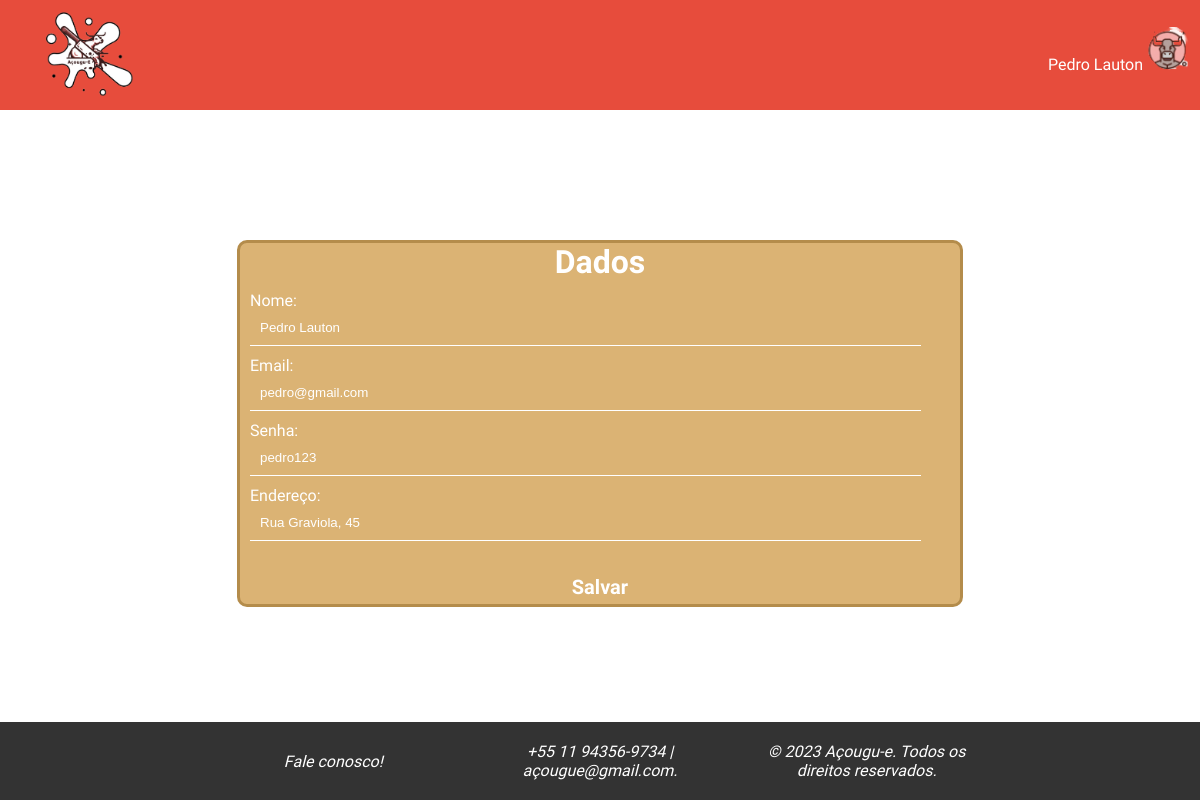
The app's page /php/php_usuario/dados.php (signed in) with its own data.
### tables this page shows
CREATE TABLE `clientes` (
  `ClienteId` int(11) NOT NULL,
  `Nome` varchar(150) NOT NULL,
  `Email` varchar(100) NOT NULL,
  `Senha` char(64) NOT NULL,
  `Endereco` varchar(300) NOT NULL
);

### includes/Usuario.class.php (called while the page is built, shortened)
<?php
class Usuario {
    public function logged($id, $tipoUsuario)
    {
        global $pdo;
        $tabela = ($tipoUsuario == 'cliente') ? 'clientes' : 'administradores';
        $colunaId = ($tipoUsuario == 'cliente') ? 'ClienteId' : 'AdmId';
        $sql = "SELECT Nome FROM $tabela WHERE $colunaId = :id";
        $stmt = $pdo->prepare($sql);
        $stmt->bindValue(":id", $id);
        $stmt->execute();
        return $stmt->fetch(PDO::FETCH_ASSOC);
    }
}
?>

### includes/verifica.php (called while the page is built)
<?php
require 'config.php';
if (isset($_SESSION['tipo_usuario']) && !empty($_SESSION['tipo_usuario'])) {
    require_once 'Usuario.class.php';
    $u = new Usuario();
    if ($_SESSION['tipo_usuario'] == 'cliente') {
        if (isset($_SESSION['idcli']) && !empty($_SESSION['idcli'])) {
            $listLogged = $u->logged($_SESSION['idcli'], $_SESSION['tipo_usuario']);
            $nomeUsu = isset($listLogged['Nome']) ? $listLogged['Nome'] : null;
        } else {
            header("Location: login.php");
            exit();
        }
    } elseif ($_SESSION['tipo_usuario'] == 'administrador') {
        $listAdmin = $u->logged($_SESSION['id_admin'], $_SESSION['tipo_usuario']);
        $nomeUsu = is_array($listAdmin) ? $listAdmin['Nome'] : null;
    } else {
        header("Location: login.php");
        exit();
    }
} else {
    header("Location: ../../php_entrada/login.php");
    exit();
}
?>

### php/php_usuario/dados.php (the view, shortened to what this page needs)
<?php
    require '../../includes/verifica.php';
    if (isset($_SESSION['idcli']) && !empty($_SESSION['idcli'])):
        $codigoUsuario = $_SESSION['idcli'];
        $consultaUsuario = $pdo->prepare('SELECT * FROM clientes WHERE ClienteId = :code');
        $consultaUsuario->bindValue(':code', $codigoUsuario);
        $consultaUsuario->execute();
        $linhaUsuario = $consultaUsuario->fetch(PDO::FETCH_ASSOC);
?>
<!DOCTYPE html>
<html lang="pt-br">
<head>
    <link rel="stylesheet" href="../../style/css_usuario/css-dados.css">
</head>
<body>
    <?php include_once "nav_usuario.php"; ?>
    <main>
        <div class="formulario">
            <h1>Dados</h1>
            <form action="dados_action.php" method="post">
                <div class="formulario_campos">
                    <label for="nome">Nome: </label><br>
                    <input type="text" name="txtnome" id="nome" value="<?php echo $linhaUsuario['Nome']; ?>" required>
                </div>
                <div class="formulario_campos">
                    <label for="email">Email: </label><br>
                    <input type="email" name="txtemail" id="email" value="<?php echo $linhaUsuario['Email']; ?>" required>
                </div>
                <div class="formulario_campos">
                    <label for="senha">Senha: </label><br>
                    <input type="text" name="txtsenha" id="senha" required value="<?php echo $linhaUsuario['Senha']; ?>" required>
                </div>
                <div class="formulario_campos">
                    <label for="endereco">Endereço: </label><br>
                    <input type="text" name="txtendereco" id="endereco" value="<?php echo $linhaUsuario['Endereco']; ?>" required>
                </div>
                <br>
                <button type="submit" class="btn" name="btnalterar"><b>Salvar</b></button>
            </form>
        </div>
    </main>
    <?php include_once "footer_usuario.php"; ?>
</body>
</html>
<?php
    else:
        header("Location: ../../index.php");
        exit();
    endif;
?>

### php/php_usuario/nav_usuario.php (shortened to what this page needs)
<!DOCTYPE html>
<html lang="pt-br">
<head>
    <link rel="stylesheet" href="../../style/css_usuario/css-nav_usuario.css">
</head>
<body>
    <nav>
        <div class="nav">
            <a href="../../index.php"><img src="../../img/logo.png" alt="Logo Açougu-E"></a>
            <p id="nav_usuario"><?php echo $nomeUsu; ?><img src="../../img/logo_usuario.png" alt="Logo usuário" id="nav_menu_li_img"></p>
        </div>
    </nav>
<body>
</html>

### style/css_usuario/css-dados.css (style rules this page uses)
* { margin: 0; padding: 0; }
body { font-family: 'Playpen Sans', sans-serif; box-sizing: border-box; width: 100%; height: 100%; text-align: center; }
main { padding-top: 110px; padding-bottom: 25px; display: flex; justify-content: center; }
.formulario { width: 60%; background-color: #DBB374; margin: auto; text-align: center; border-radius: 10px; border-style: solid; border-color: #b48c4b; bottom: 0; }
.formulario_campos { text-align: left; margin: 10px; color: white; }
.formulario_campos input { border: none; outline: none; background: none; border-bottom: 1px solid #FFF; padding: 10px; width: 93%; }
h1 { color: white; }
.btn { font-family: 'Playpen Sans', sans-serif; background: none; border: none; color: #FFF; cursor: pointer; padding: 5px 10px; font-size: 20px; }
.formulario_campos label, .formulario_campos input { color: white; }
.formulario_campos input { caret-color: white; }

### style/css_usuario/css-nav_usuario.css (style rules this page uses)
* { margin: 0; padding: 0; }
body { font-family: 'Playpen Sans', sans-serif; box-sizing: border-box; width: 100%; height: 100%; }
.nav { display: flex; background-color: #E74C3C; position: fixed; width: 100%; height: 110px; z-index: 1000; }
.nav img { width: 80px; padding: 1vw; margin: 20px 0 0 40px; }
.nav_menu li, #nav_usuario { display: inline-block; text-align: center; padding: 7px; border-bottom: #be5555; border: #be5555; border-width: 2px; border-style: solid; }
.nav li a, #nav_usuario { text-decoration: none; color: white; border: none; }
#nav_menu_li_img { margin: 0; width: 50px; height: auto; display: none; }
#nav_usuario { display: none; cursor: pointer; }
@media screen and (min-width: 768px) { #nav_menu_li_img { display:unset; } }
@media screen and (min-width: 768px) { #nav_usuario { display: unset; margin-left: auto; padding-top: 17px; } }
@media screen and (min-width: 768px) { .nav img { width: 100px; margin: auto; padding: 0; padding-top: 10px; margin-left: 40px; margin-bottom: 10px; } }

### style/css_usuario/css-footer_usuario.css (style rules this page uses)
body { font-family: 'Playpen Sans', sans-serif; box-sizing: border-box; width: 100%; min-height: 100vh; margin: 0; display: flex; flex-direction: column; }
main { flex: 1; padding-top: 150px; }

### records on screen
clientes: Nome "Pedro Lauton", txtnome "Pedro Lauton", txtemail "pedro@gmail.com", txtsenha "pedro123", txtendereco "Rua Graviola, 45"
